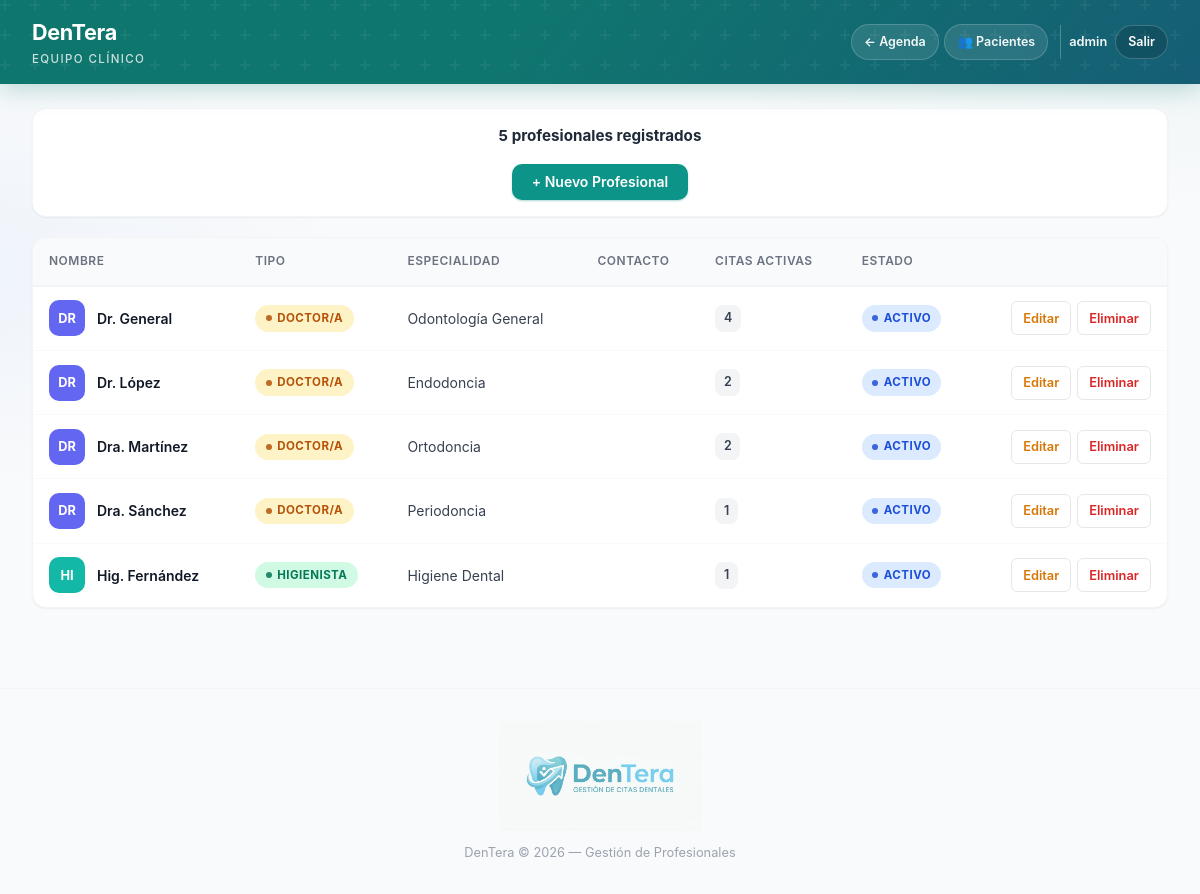
The app's page /doctores.php (signed in) with its own data.
### tables this page shows
CREATE TABLE IF NOT EXISTS doctores (
    id INT AUTO_INCREMENT PRIMARY KEY,
    nombre VARCHAR(100) NOT NULL,
    especialidad VARCHAR(100) DEFAULT '',
    tipo ENUM('doctor','higienista') DEFAULT 'doctor',
    telefono VARCHAR(20) DEFAULT '',
    email VARCHAR(120) DEFAULT '',
    activo TINYINT(1) DEFAULT 1,
    usuario_id INT NULL,
    creado TIMESTAMP DEFAULT CURRENT_TIMESTAMP,
    INDEX idx_doc_usuario (usuario_id),
    FOREIGN KEY (usuario_id) REFERENCES usuarios(id) ON DELETE SET NULL
);

### doctores.php (the view, shortened to what this page needs)
<?php
require_once 'config.php';
$stmt = $pdo->query("SELECT d.*, (SELECT COUNT(*) FROM citas c WHERE c.doctor_id = d.id AND c.estado IN ('pendiente','confirmada')) as citas_activas FROM doctores d ORDER BY d.nombre ASC");
$doctores = $stmt->fetchAll();
$editando = null;
?>
<!DOCTYPE html>
<html lang="es">
<head>
    <link rel="stylesheet" href="estilos.css">
</head>
<body>
<?php
require __DIR__ . '/inc/header.php';
?>
<main class="container">
    <?php if ($editando): ?>
    <div class="form-page">
        <div class="form-card">
            <div class="form-header">
                <div class="form-header-icon">&#x270F;</div>
                <h2>Editar Profesional</h2>
            </div>
            <form method="POST" action="doctores.php?accion=editar">
                <div class="form-body">
                    <input type="hidden" name="id" value="<?= $editando['id'] ?>">
                    <div class="form-group">
                        <label for="nombre">Nombre <span class="required">*</span></label>
                        <input type="text" id="nombre" name="nombre" required value="<?= htmlspecialchars($editando['nombre']) ?>">
                    </div>
                    <div class="form-row">
                        <div class="form-group">
                            <label for="tipo">Tipo</label>
                            <select id="tipo" name="tipo">
                                <option value="doctor" <?= $editando['tipo'] === 'doctor' ? 'selected' : '' ?>>Doctor/a</option>
                                <option value="higienista" <?= $editando['tipo'] === 'higienista' ? 'selected' : '' ?>>Higienista</option>
                            </select>
                        </div>
                        <div class="form-group">
                            <label for="especialidad">Especialidad</label>
                            <input type="text" id="especialidad" name="especialidad" value="<?= htmlspecialchars($editando['especialidad']) ?>">
                        </div>
                    </div>
                    <div class="form-row">
                        <div class="form-group">
                            <label for="telefono">Teléfono</label>
                            <input type="tel" id="telefono" name="telefono" value="<?= htmlspecialchars($editando['telefono']) ?>">
                        </div>
                        <div class="form-group">
                            <label for="email">Email</label>
                            <input type="email" id="email" name="email" value="<?= htmlspecialchars($editando['email']) ?>">
                        </div>
                    </div>
                    <div class="form-check">
                        <input type="checkbox" id="activo" name="activo" value="1" <?= $editando['activo'] ? 'checked' : '' ?>>
                        <label for="activo">Activo</label>
                    </div>
                </div>
                <div class="form-footer">
                    <a href="doctores.php" class="btn btn-outline">Cancelar</a>
                    <button type="submit" class="btn btn-primary">Guardar Cambios</button>
                </div>
            </form>
        </div>
    </div>
    <?php else: ?>
    <div class="toolbar toolbar--split">
        <span class="toolbar-title"><?= count($doctores) ?> profesionales registrados</span>
        <button class="btn btn-primary" onclick="document.getElementById('modal-nuevo').style.display='flex'">+ Nuevo Profesional</button>
    </div>
    <div class="table-wrapper">
        <?php if (count($doctores) === 0): ?>
            <div class="empty">
                <div class="empty-icon">&#x1F468;&#x200D;&#x2695;&#xFE0F;</div>
                <h3>No hay profesionales configurados</h3>
                <p>Añade doctores e higienistas para poder asignarlos a las citas.</p>
            </div>
        <?php else: ?>
            <table>
                <thead>
                    <tr>
                        <th>Nombre</th>
                        <th>Tipo</th>
                        <th class="hide-mobile">Especialidad</th>
                        <th class="hide-mobile">Contacto</th>
                        <th>Citas activas</th>
                        <th>Estado</th>
                        <th></th>
                    </tr>
                </thead>
                <tbody>
                    <?php foreach ($doctores as $d): ?>
                    <tr style="<?= !$d['activo'] ? 'opacity:0.5' : '' ?>">
                        <td>
                            <div class="patient-cell">
                                <div class="patient-avatar" style="background:<?= $d['tipo'] === 'higienista' ? '#14b8a6' : '#6366f1' ?>">
                                    <?= strtoupper(mb_substr($d['nombre'], 0, 2)) ?>
                                </div>
                                <span class="patient-name"><?= htmlspecialchars($d['nombre']) ?></span>
                            </div>
                        </td>
                        <td>
                            <span class="badge <?= $d['tipo'] === 'higienista' ? 'badge-completada' : 'badge-pendiente' ?>">
                                <span class="badge-dot"></span>
                                <?= $d['tipo'] === 'higienista' ? 'Higienista' : 'Doctor/a' ?>
                            </span>
                        </td>
                        <td class="hide-mobile"><?= htmlspecialchars($d['especialidad'] ?: '—') ?></td>
                        <td class="hide-mobile">
                        </td>
                        <td><span class="time-badge"><?= (int)$d['citas_activas'] ?></span></td>
                        <td>
                            <a href="doctores.php?accion=toggle&id=<?= $d['id'] ?>" class="badge <?= $d['activo'] ? 'badge-confirmada' : 'badge-cancelada' ?>" style="text-decoration:none">
                                <span class="badge-dot"></span>
                                <?= $d['activo'] ? 'Activo' : 'Inactivo' ?>
                            </a>
                        </td>
                        <td>
                            <div class="actions">
                                <a href="doctores.php?accion=editar&id=<?= $d['id'] ?>" class="btn btn-warning btn-sm">Editar</a>
                                <a href="doctores.php?accion=eliminar&id=<?= $d['id'] ?>" class="btn btn-danger btn-sm"
                                   onclick="return confirm('¿Eliminar a «<?= htmlspecialchars(addslashes($d['nombre'])) ?>»?')">Eliminar</a>
                            </div>
                        </td>
                    </tr>
                    <?php endforeach; ?>
                </tbody>
            </table>
        <?php endif; ?>
    </div>
    <?php endif; ?>
</main>
<?php
require __DIR__ . '/inc/footer.php';
?>
</body>
</html>

### estilos.css (style rules this page uses)
:root { --primary: #0d9488; --primary-dark: #0f766e; --primary-light: #ccfbf1; --success: #059669; --success-bg: #d1fae5; --warning: #d97706; --warning-bg: #fef3c7; --danger: #dc2626; --danger-bg: #fee2e2; --info: #0891b2; --info-bg: #cffafe; --gray-50: #f9fafb; --gray-100: #f3f4f6; --gray-200: #e5e7eb; --gray-300: #d1d5db; --gray-400: #9ca3af; --gray-500: #6b7280; --gray-600: #4b5563; --gray-700: #374151; --gray-800: #1f2937; --gray-900: #111827; --surface: #ffffff; --surface-elevated: #fafafa; --header-mid: #0f766e; --radius: 14px; --radius-sm: 10px; --radius-lg: 20px; --shadow-sm: 0 1px 2px rgba(0,0,0,0.05); --shadow: 0 1px 3px rgba(0,0,0,0.1), 0 1px 2px rgba(0,0,0,0.06); --shadow-md: 0 4px 6px -1px rgba(0,0,0,0.1), 0 2px 4px -2px rgba(0,0,0,0.1); --shadow-lg: 0 10px 15px -3px rgba(0,0,0,0.1), 0 4px 6px -4px rgba(0,0,0,0.1); --transition: all 0.2s ease; }
* { margin: 0; padding: 0; box-sizing: border-box; }
body { font-family: 'Inter', -apple-system, BlinkMacSystemFont, 'Segoe UI', Roboto, sans-serif; background: radial-gradient(1200px 600px at 100% -10%, rgba(13, 148, 136, 0.08), transparent 50%), radial-gradient(900px 500px at -5% 30%, rgba(59, 130, 246, 0.06), transparent 45%), var(--gray-50); color: var(--gray-800); min-height: 100vh; line-height: 1.5; -webkit-font-smoothing: antialiased; }
.container { max-width: 1400px; margin: 0 auto; padding: 1.5rem 2rem 3rem; }
.toolbar { background: #fff; padding: 1rem 1.25rem; border-radius: var(--radius); box-shadow: var(--shadow-sm); border: 1px solid var(--gray-100); margin-bottom: 1.25rem; display: flex; flex-direction: column; gap: 0.75rem; }
.btn { display: inline-flex; align-items: center; justify-content: center; gap: 0.4rem; padding: 0.6rem 1.25rem; border-radius: var(--radius-sm); font-size: 0.875rem; font-weight: 600; text-decoration: none; border: none; cursor: pointer; transition: var(--transition); white-space: nowrap; font-family: inherit; position: relative; overflow: hidden; }
.btn-primary { background: var(--primary); color: #fff; box-shadow: 0 1px 2px rgba(13, 148, 136, 0.35); }
.btn-danger { background: #fff; color: var(--danger); border: 1px solid var(--gray-200); }
.btn-warning { background: #fff; color: var(--warning); border: 1px solid var(--gray-200); }
.btn-sm { padding: 0.4rem 0.7rem; font-size: 0.8rem; border-radius: 6px; }
.table-wrapper { background: #fff; border-radius: var(--radius); box-shadow: var(--shadow-sm); border: 1px solid var(--gray-100); overflow: hidden; }
table { width: 100%; border-collapse: collapse; }
thead { background: var(--gray-50); border-bottom: 2px solid var(--gray-100); }
th { padding: 0.9rem 1rem; text-align: left; font-weight: 600; font-size: 0.75rem; text-transform: uppercase; letter-spacing: 0.5px; color: var(--gray-500); user-select: none; }
td { padding: 0.85rem 1rem; border-bottom: 1px solid var(--gray-50); font-size: 0.875rem; vertical-align: middle; color: var(--gray-700); }
tbody tr { transition: var(--transition); }
tbody tr:last-child td { border-bottom: none; }
.patient-cell { display: flex; align-items: center; gap: 0.75rem; }
.patient-avatar { width: 36px; height: 36px; border-radius: 10px; display: flex; align-items: center; justify-content: center; font-weight: 700; font-size: 0.8rem; color: #fff; flex-shrink: 0; text-transform: uppercase; }
.patient-name { font-weight: 600; color: var(--gray-900); }
.badge { display: inline-flex; align-items: center; gap: 0.35rem; padding: 0.28rem 0.65rem; border-radius: 999px; font-size: 0.72rem; font-weight: 700; text-transform: uppercase; letter-spacing: 0.04em; }
.badge-dot { width: 6px; height: 6px; border-radius: 50%; background: currentColor; opacity: 0.85; }
.badge-pendiente { background: #fef3c7; color: #b45309; }
.badge-confirmada { background: #dbeafe; color: #1d4ed8; }
.badge-completada { background: #d1fae5; color: #047857; }
.time-badge { display: inline-flex; align-items: center; gap: 0.25rem; padding: 0.25rem 0.55rem; background: var(--gray-100); border-radius: 8px; font-size: 0.78rem; font-weight: 600; color: var(--gray-700); }
.actions { display: flex; flex-wrap: wrap; gap: 0.35rem; justify-content: flex-end; }
.toolbar--split { display: flex; flex-wrap: wrap; align-items: center; justify-content: space-between; gap: 1rem; }
.toolbar-title { font-weight: 700; font-size: 0.95rem; color: var(--gray-800); }
.container > * { animation: fadeIn 0.3s ease both; }
.container > *:nth-child(2) { animation-delay: 0.05s; }

### records on screen
doctores: nombre "DR", nombre "Dr. General", tipo "DOCTOR/A", especialidad "Odontología General", citas_activas "4", activo "ACTIVO"
doctores: nombre "DR", nombre "Dr. López", tipo "DOCTOR/A", especialidad "Endodoncia", citas_activas "2", activo "ACTIVO"
doctores: nombre "DR", nombre "Dra. Martínez", tipo "DOCTOR/A", especialidad "Ortodoncia", citas_activas "2", activo "ACTIVO"
doctores: nombre "DR", nombre "Dra. Sánchez", tipo "DOCTOR/A", especialidad "Periodoncia", citas_activas "1", activo "ACTIVO"
doctores: nombre "HI", nombre "Hig. Fernández", tipo "HIGIENISTA", especialidad "Higiene Dental", citas_activas "1", activo "ACTIVO"

### other values on screen
$header_tagline "EQUIPO CLÍNICO"
$nombreUsuario "admin"
count($doctores) "5"
$footer_subtitulo "Gestión de Profesionales"
